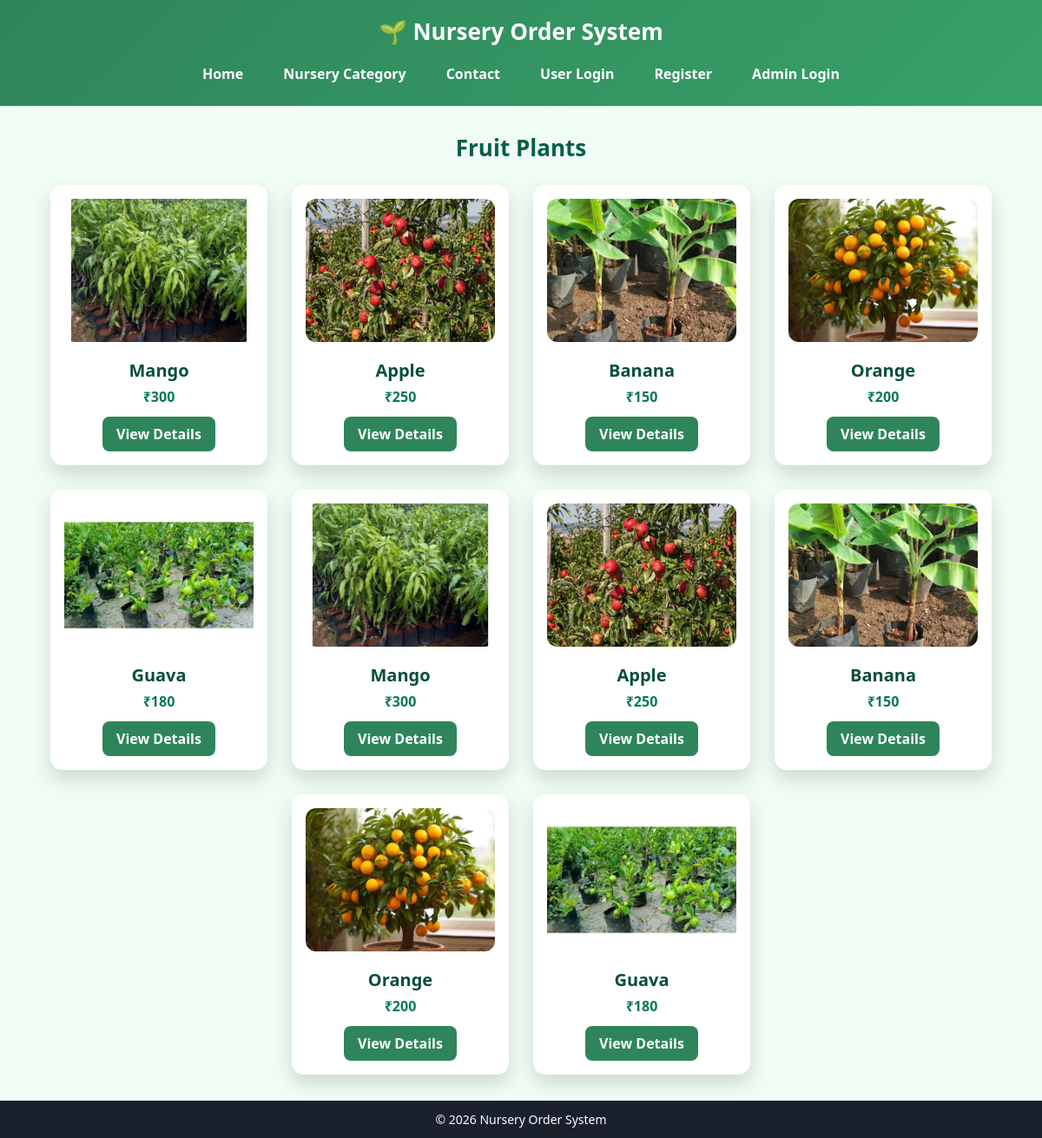
The app's page /plants/fruit with its own data.
### tables this page shows
CREATE TABLE plants (
    id INTEGER PRIMARY KEY AUTOINCREMENT,
    category TEXT,
    name TEXT,
    price INTEGER,
    image TEXT,
    description TEXT
);

### app.py (the view)
@app.route("/plants/<category>")
def plants(category):
    con = db()
    cur = con.cursor()
    cur.execute("SELECT * FROM plants WHERE category=?", (category,))
    data = cur.fetchall()
    con.close()
    return render_template("plants.html", plants=data, category=category)

### app.py (called while the page is built)
def db():
    return sqlite3.connect("database.db")

### templates/plants.html
{% extends "base.html" %}
{% block content %}
<link rel="stylesheet" href="{{ url_for('static', filename='plant.css') }}">
<h2>{{ category|capitalize }} Plants</h2>
<div class="cards">
    {% for p in plants %}
    <div class="card">
        <img src="/static/images/{{ p[4] }}">
        <h3>{{ p[2] }}</h3>
        <p>₹{{ p[3] }}</p>
        <a href="/plant/{{ p[0] }}">View Details</a>
    </div>
    {% endfor %}
</div>
{% endblock %}

### templates/base.html (shortened to what this page needs)
<!DOCTYPE html>
<html>
<head>
    <link rel="stylesheet" href="{{ url_for('static', filename='style.css') }}">
</head>
<body>
    <header>
        <h1>🌱 Nursery Order System</h1>
        <nav>
            <a href="/">Home</a>
            <a href="/category">Nursery Category</a>
            <a href="/contact">Contact</a>
            {% if session.get('user') %}
            <a href="/logout">Logout</a>
            {% else %}
            <a href="/user_login">User Login</a>
            <a href="/register">Register</a>
            {% endif %}
            {% if session.get('admin') %}
            <a href="/admin">Admin</a>
            <a href="/logout">Admin Logout</a>
            {% else %}
            <a href="/admin-login">Admin Login</a>
            {% endif %}
        </nav>
    </header>
    <main>
        {% block content %}
        {% endblock %}
    </main>
    <footer>
        <p>© 2026 Nursery Order System</p>
    </footer>
</body>
</html>

### static/style.css (style rules this page uses)
* { margin: 0; padding: 0; box-sizing: border-box; font-family: "Segoe UI", Arial, sans-serif; }
body { background: #f0fdf4; min-height: 100vh; display: flex; flex-direction: column; }
header { background: linear-gradient(135deg, #2f855a, #38a169); color: white; padding: 18px 10px; text-align: center; }
header h1 { margin-bottom: 12px; font-size: 26px; }
nav { display: flex; justify-content: center; gap: 18px; flex-wrap: wrap; }
nav a { color: white; text-decoration: none; font-weight: 600; padding: 8px 14px; border-radius: 6px; transition: background 0.3s; }
main { flex: 1; padding: 30px; }
footer { background: #1a202c; color: white; text-align: center; padding: 12px; font-size: 14px; }
h2 { text-align: center; margin-bottom: 20px; }

### static/plant.css (style rules this page uses)
h2 { text-align: center; margin-bottom: 25px; color: #065f46; font-size: 26px; }
.cards { display: flex; justify-content: center; gap: 28px; flex-wrap: wrap; }
.card { background: white; width: 250px; padding: 16px; border-radius: 14px; text-align: center; box-shadow: 0 10px 22px rgba(0, 0, 0, 0.15); transition: transform 0.3s ease, box-shadow 0.3s ease; }
.card img { width: 100%; height: 165px; object-fit: cover; border-radius: 12px; }
.card h3 { margin: 14px 0 6px; font-size: 20px; color: #064e3b; }
.card p { font-size: 16px; font-weight: bold; color: #047857; margin-bottom: 12px; }
.card a { display: inline-block; padding: 9px 16px; background: #2f855a; color: white; text-decoration: none; border-radius: 8px; font-weight: 600; transition: background 0.3s; }

### records on screen
plants: image (picture), name "Mango", price "300"
plants: image (picture), name "Apple", price "250"
plants: image (picture), name "Banana", price "150"
plants: image (picture), name "Orange", price "200"
plants: image (picture), name "Guava", price "180"
plants: image (picture), name "Mango", price "300"
plants: image (picture), name "Apple", price "250"
plants: image (picture), name "Banana", price "150"
plants: image (picture), name "Orange", price "200"
plants: image (picture), name "Guava", price "180"

### other values on screen
{{ category|capitalize }} "Fruit"
